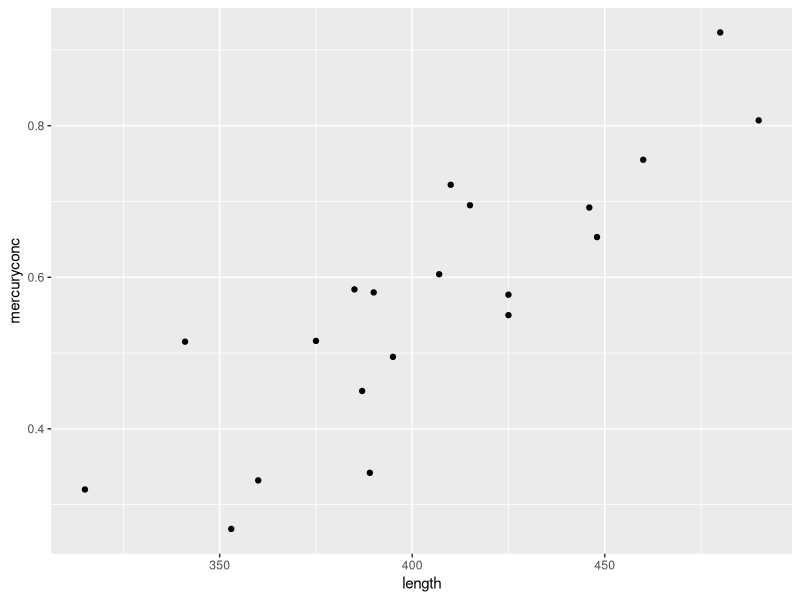
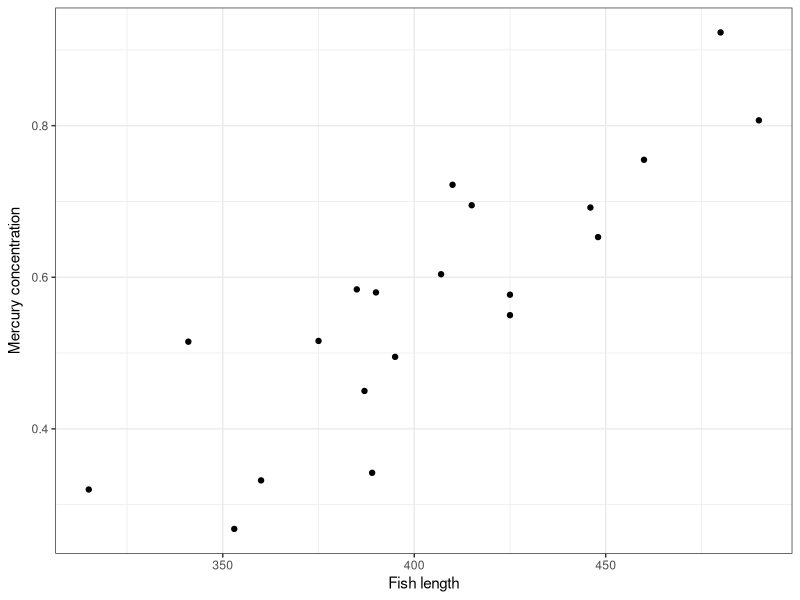
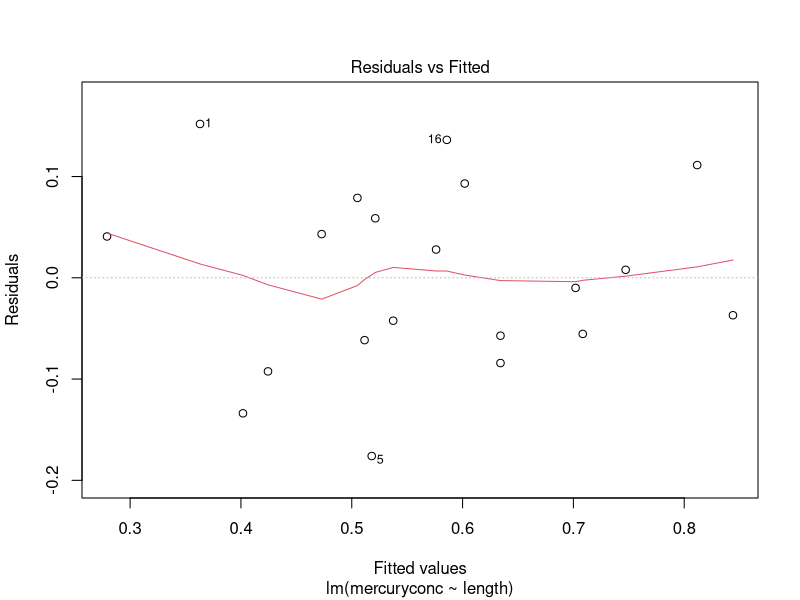
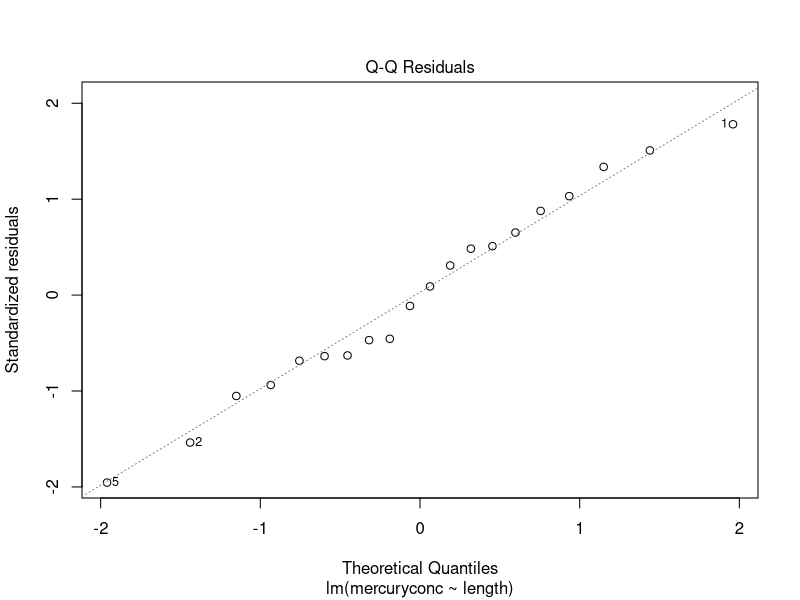
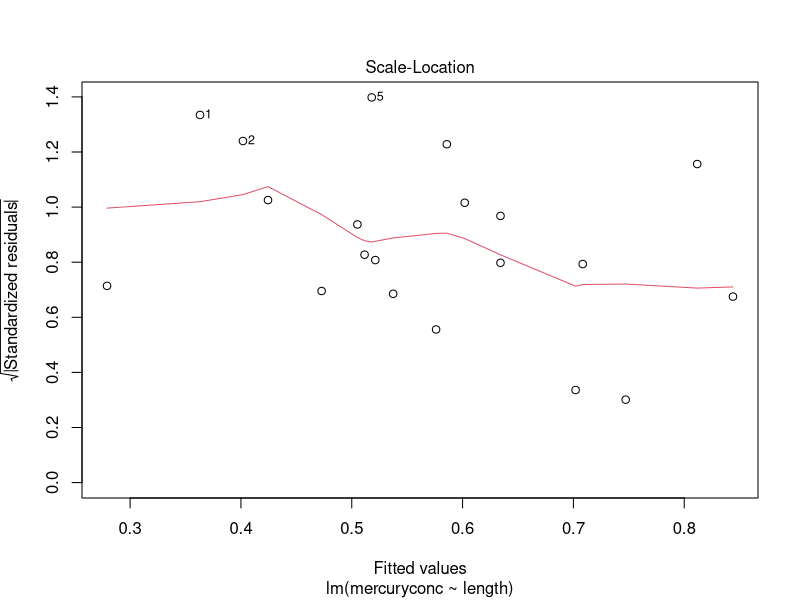
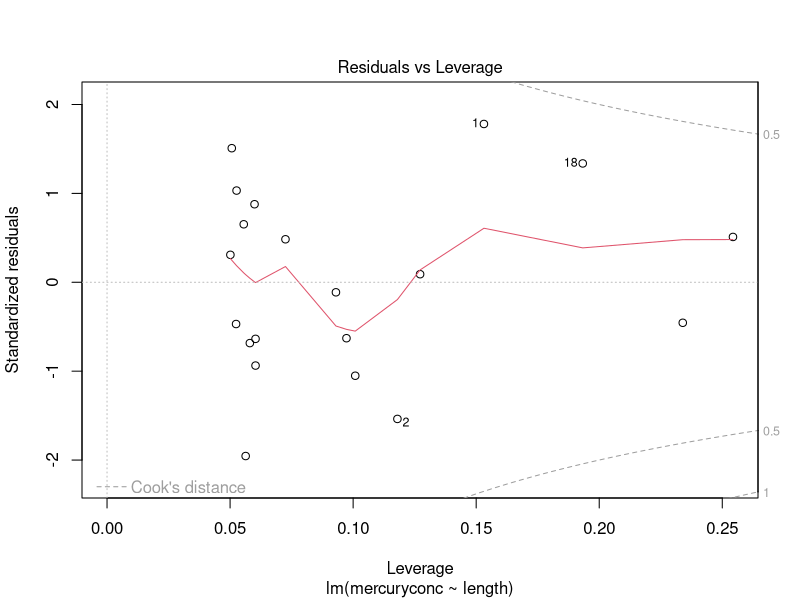
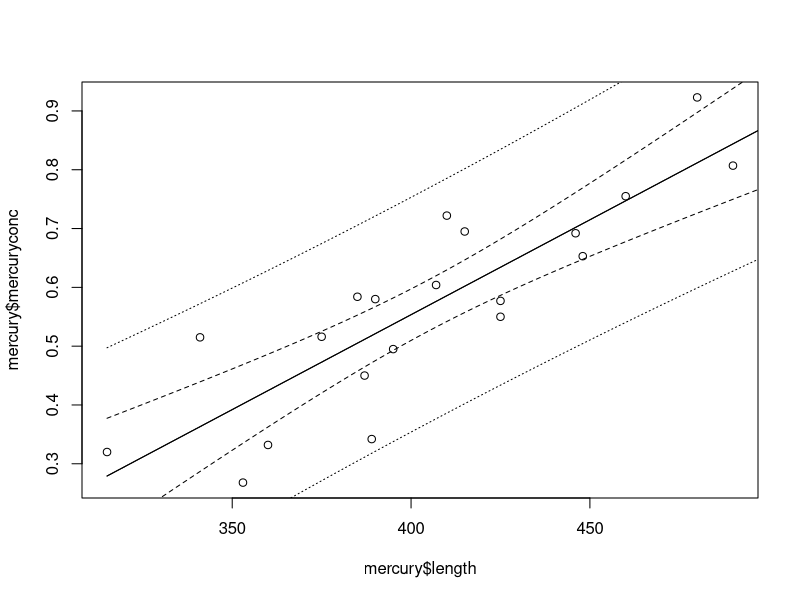
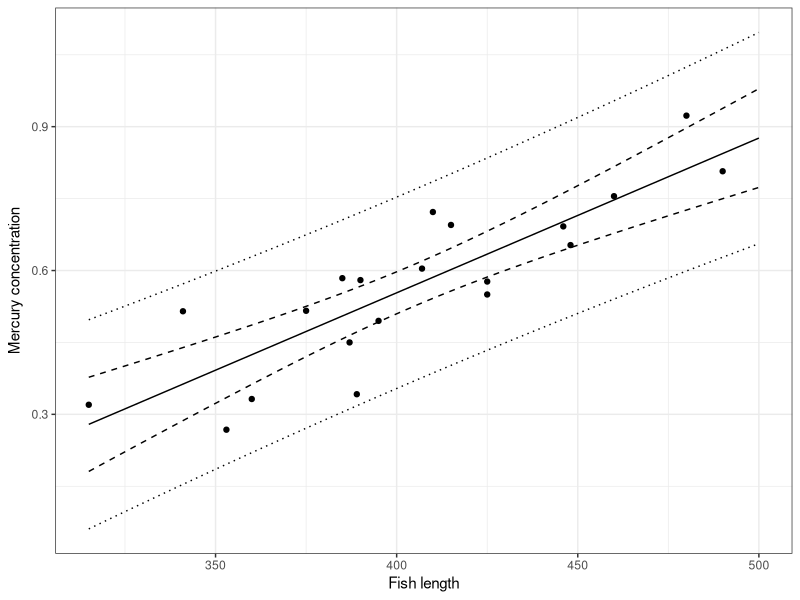

Reproduce these figures in R, in order.
install.packages("tidyverse")
library(tidyverse)
mercury<-read_tsv("mercury.txt")
summary(mercury)

# > summary(mercury)
# length       mercuryconc    
# Min.   :315.0   Min.   :0.2680  
# 1st Qu.:382.5   1st Qu.:0.4838  
# Median :401.0   Median :0.5785  
# Mean   :404.8   Mean   :0.5690  
# 3rd Qu.:430.2   3rd Qu.:0.6927  
# Max.   :490.0   Max.   :0.9230  
# > 
view(mercury)#view entire dataset
mercury %>%
  ggplot(aes(x=length,y=mercuryconc))+
  geom_point()#create scatter plot
#a nicer picture
mercury %>%
  ggplot(aes(x=length, y=mercuryconc))+
  geom_point()+
  xlab("Fish length")+
  ylab(expression(paste("Mercury concentration")))+
  theme_bw()

#Model

mercury.lm<-lm(mercuryconc~length, data=mercury)
summary(mercury.lm)

#   Output:
#   Call:
#   lm(formula = mercuryconc ~ length, data = mercury)
# 
# Residuals:
#   Min        1Q      Median        3Q       Max 
# -0.176008 -0.058283 -0.001059  0.063799  0.151906 
# 
# Coefficients:
#                 Estimate  Std. Error  t value  Pr(>|t|)    
# (Intercept)   -0.7374358  0.1900069  -3.881  0.00109 ** 
#   length       0.0032274  0.0004666   6.917  1.82e-06 ***
#   ---
#   Signif. codes:  0 ‘***’ 0.001 ‘**’ 0.01 ‘*’ 0.05 ‘.’ 0.1 ‘ ’ 1
# 
# Residual standard error: 0.09269 on 18 degrees of freedom
# Multiple R-squared:  0.7266,	Adjusted R-squared:  0.7114 
# F-statistic: 47.84 on 1 and 18 DF,  p-value: 1.822e-06
# 

 #Coefficients

#residual plot #cehck assumptions
plot(mercury.lm)
#predictions
predict(mercury.lm)
new<-data.frame(length=600)
predict(mercury.lm,newdata=new)
#       1 
#0.5535087 
#
#Confidence and prediction intervals
predict(mercury.lm, newdata=new, interval="confidence")
predict(mercury.lm, newdata=new, interval="prediction")

# fit            lwr       upr
# 1 0.5535087 0.5097119 0.5973054
# > predict(mercury.lm, newdata=new, interval="prediction")
#     fit      lwr       upr
# 1 0.5535087 0.353913 0.7531043

#confidence interval can be changed using level

predict(mercury.lm, newdata=new, interval = "prediction", level=0.99)

#        fit       lwr       upr
#1    0.5535087 0.2800458 0.8269716

#confidence and prediction bands can be produced in the following way: (see table new)

new<-data.frame(length=315:500)
new$conf<-predict(mercury.lm, newdata=new, interval="confidence")
new$pred<-predict(mercury.lm, newdata=new, interval="prediction")

plot(mercury$length, mercury$mercuryconc)
matlines(new$length, new$conf,lty=c(1,2,2), col="black")
matlines(new$length, new$pred,lty=c(1,3,3), col="black")

#the same plot using the function ggplot and using x- and y- axis

mercury %>%
  ggplot()+
  geom_point(aes(x=length, y=mercuryconc))+
  geom_line(data=new, aes(x=length, y=conf[,1]), linetype=1)+
  geom_line(data=new, aes(x=length, y=conf[,2]), linetype=2)+
  geom_line(data=new, aes(x=length, y=conf[,3]), linetype=2)+
  geom_line(data=new, aes(x=length, y=pred[,2]), linetype=3)+
  geom_line(data=new, aes(x=length, y=pred[,3]), linetype=3)+
  xlab("Fish length")+
  ylab(expression(paste("Mercury concentration")))+
  theme_bw()
  
#multilinear regression

library(tidyverse)
soilPh<-read_tsv("soilpH.txt")
soilph.lm<-lm(pH~lat+age+tempsum+NO3,data=soilPh)
summary(soilph.lm)


#Residuals:
 # Min       1Q      Median       3Q      Max 
#-0.81629 -0.27096 -0.07196  0.14913  1.61360 

# Coefficients:
#   Estimate Std. Error t value Pr(>|t|)    
# (Intercept) -5.199e+01  8.046e+00  -6.462 1.65e-09 ***
#   lat          8.818e-01  1.246e-01   7.074 6.89e-11 ***
#   age         -2.789e-03  7.877e-04  -3.541 0.000543 ***
#   tempsum     -1.189e-01  7.949e-01  -0.150 0.881352    
# NO3          1.014e-02  1.958e-03   5.180 7.70e-07 ***
#   ---
#   Signif. codes:  0 ‘***’ 0.001 ‘**’ 0.01 ‘*’ 0.05 ‘.’ 0.1 ‘ ’ 1
# 
# Residual standard error: 0.4579 on 138 degrees of freedom
# Multiple R-squared:  0.3734,	Adjusted R-squared:  0.3552 
# F-statistic: 20.56 on 4 and 138 DF,  p-value: 2.629e-13

plot(soilph.lm)
soilPh%>%
  ggplot(aes(x=NO3,y=pH))+
  geom_point()
library(car)
crPlots(soilph.lm)

#multicollinearity
library(tidyverse)
hillsrun<-read_tsv("hillsrun.txt")
hillsrun%>%
  select(-name)%>%
  plot()
install.packages("GGally")
library(GGally)
hillsrun %>%
  select(-name)%>%
  ggpairs()

hillsrun.lm<-lm(time~dist+climb, data=hillsrun)
summary(hillsrun.lm)

hillsrunsdist.lm<-lm(time~dist, data=hillsrun)
summary(hillsrunsdist.lm)

hillsrunsclimb.lm<-lm(time~climb, data=hillsrun)
summary(hillsrunsclimb.lm)
vif(hillsrun.lm)
#leverage observations

time_dist.lm<-lm(time~dist, data=hillsrun)
plot(time_dist.lm)
view(hillsrun)
hillsrun_new<-hillsrun%>%
  filter(name!="Two Breweries")

hillsrun_new.lm<-lm(time~dist+climb, data=hillsrun_new)
summary(hillsrun_new.lm)
plot(hillsrun_new.lm)

